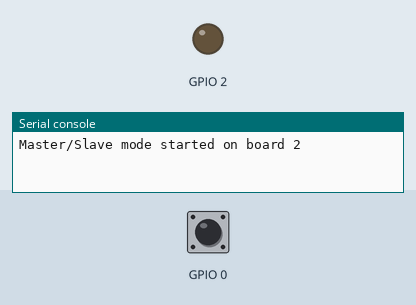
This program was run on a simulated ESP32 board running MicroPython. Shown: output pins drawn as LEDs (lit = HIGH), the last lines printed to the serial console. The inputs (shaded band) are chosen by the test bench; at power-on: GPIO 0 HIGH. WiFi joins after 1.5 s.

Above: at 2.7 s.
2.8 s: GPIO 0 pulled LOW for 0.15 s
At 2.88 s:
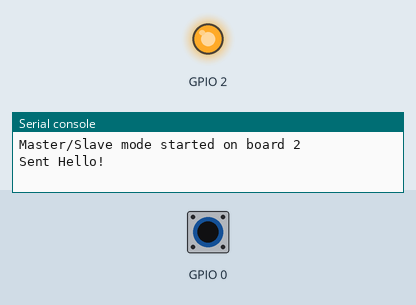
5.9 s: GPIO 0 pulled LOW for 3.2 s
At 10.0 s:
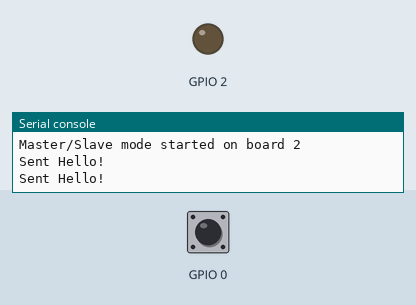
Timing chart, 0 to 11.5 s (numbered marks = the images above; inputs shaded):
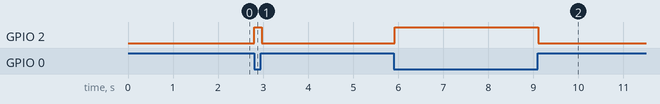

Measured:
- after the input at 2.8 s, GPIO 2: LOW → HIGH at once, → LOW 0.16 s later
- after the input at 5.9 s, GPIO 2: LOW → HIGH at once, → LOW 3.2 s later

The program:

async_master.py
```python
import uasyncio as asyncio
import machine
import time

from machine import Pin, UART

def blink(led, d=0.05, f=0.05, n=3):
    for _ in range(n):
        led.on()
        time.sleep(f)
        led.off()
        time.sleep(d)

async def handle_button(uart, led, button):
    last_pressed = False
    while True:
        pressed = button.value() == 0
        if pressed and not last_pressed:
            uart.write(b'Hello!\n')
            print(f"Sent Hello!")
            led.on()
        elif not pressed and last_pressed:
            led.off()
        last_pressed = pressed
        await asyncio.sleep_ms(20)

async def handle_uart(uart):
    while True:
        if uart.any():
            data = uart.readline()
            if data:
                try:
                    msg = data.decode().strip()
                    print("Got:", msg)
                except UnicodeError:
                    print("Received non-UTF8 data")
        await asyncio.sleep_ms(20)

async def bundle(board, *, button_pin=0, led_pin=2):
    tx, rx = (16, 17) if board == 1 else (17, 16)
    uart = UART(2, baudrate=115200, tx=Pin(tx), rx=Pin(rx))
    button = Pin(button_pin, Pin.IN, Pin.PULL_UP)
    led = Pin(led_pin, Pin.OUT)

    print(f"Master/Slave mode started on board {board}")

    await asyncio.gather(
        handle_button(uart, led, button),
        handle_uart(uart)
    )

# Пример использования:
import network

sta = network.WLAN(network.STA_IF)
if not sta.isconnected():
    sta.active(True)
    sta.connect("TP-Link_0D14", "24827089")
    t_start = time.ticks_ms()
    while not sta.isconnected() and time.ticks_diff(time.ticks_ms(), t_start) < 100000:
        time.sleep_ms(500)

net = sta.ifconfig()[0]
_board = 1 if net == '192.168.0.123' else 2

asyncio.run(bundle(board=_board))
```
